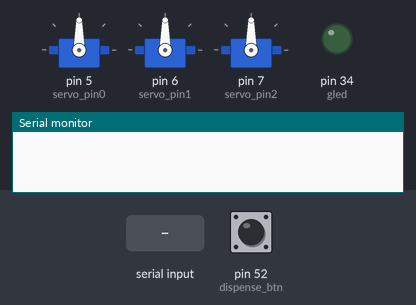
This sketch was run on a simulated Arduino Mega 2560, built with avr-gcc and run on an emulated ATmega2560. Parts: 3 × servo, output pins drawn as LEDs (lit = HIGH), the last lines printed to the serial monitor. The inputs (shaded band) are chosen by the test bench; at power-on: pin 52 (dispense_btn) HIGH.

Above: at 1.2 s.
1.3 s: pin 52 (dispense_btn) pulled LOW for 1 s
At 2.0 s:
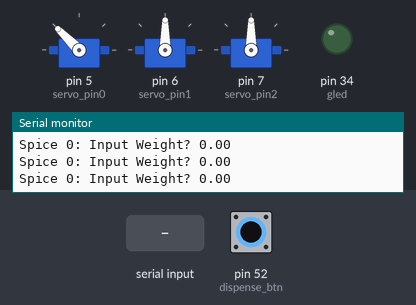
3.8 s: "90,45,200\n" received over Serial
At 4.7 s:
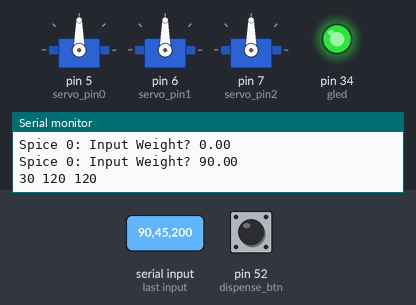
6.8 s: pin 52 (dispense_btn) pulled LOW for 3.2 s
At 11.6 s:
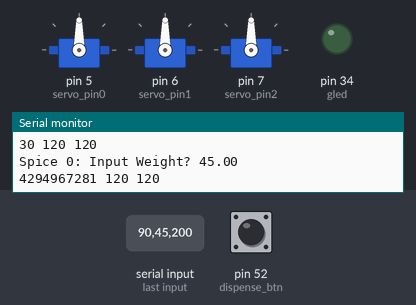
11.9 s: pin 52 (dispense_btn) pulled LOW for 0.15 s
At 13.1 s:
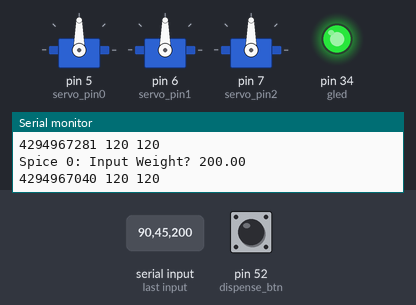
15.0 s: pin 52 (dispense_btn) driven LOW
At 16.6 s:
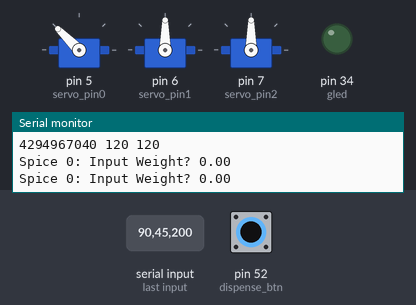
Timing chart, 0 to 18.1 s (numbered marks = the images above; inputs shaded):
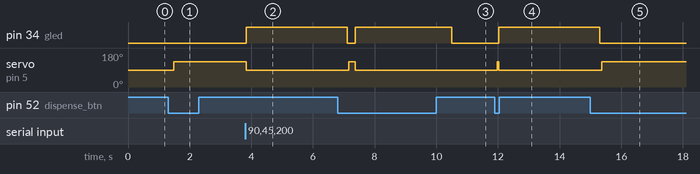

The sketch:

Dispense_SM.ino
```cpp
//Dispense SM

//servo library
#include <Servo.h>

//green led output
unsigned char gled = 34;

//initialize servo
unsigned char servo_pin0 = 5;
unsigned char servo_pin1 = 6;
unsigned char servo_pin2 = 7;

Servo servo0;
Servo servo1;
Servo servo2;

const unsigned long open_pos = 135; //initial position
const unsigned long close_pos = 90; //final position

//test dispense with btn input
unsigned char dispense_btn = 52;

//get input_weight with btn
//unsigned input_weight_btn;

//global variable
bool dispense = 0;
unsigned char spice = 0x01;
float input_weight;
float target_weight = 10;
bool done_dispense = 1;
unsigned long spice_amount[3] = {120, 120, 120}; //in grams

enum DispenseSM_states {D_Start, D_Wait, D_DispenseSpice0, D_DispenseSpice1, D_DispenseSpice2, D_GreenLED} D_state;

void DispenseSM_Tick() {
  //get dispense input
  bool dispense = (digitalRead(dispense_btn) == LOW);
  static unsigned char gled_counter = 0;

  //Serial.println(done_dispense);

  //transition
  switch(D_state) {
    case D_Start:
      D_state = D_Wait;
      break;

    case D_Wait:
      if (dispense && target_weight != 0) {
        if (spice == 0x01) {
          D_state = D_DispenseSpice0;

          servo0.write(open_pos);
          servo1.write(close_pos);
          servo2.write(close_pos);

          done_dispense = 0;

        }
        else if (spice == 0x02) {
          D_state = D_DispenseSpice1;

          servo0.write(close_pos);
          servo1.write(open_pos);
          servo2.write(close_pos);

          done_dispense = 0;
        }
        else if (spice == 0x04) {
          D_state = D_DispenseSpice2;

          servo0.write(close_pos);
          servo1.write(close_pos);
          servo2.write(open_pos);

          done_dispense = 0;
        }
        else {
          D_state = D_Wait;
        }

      }
      else {
        D_state = D_Wait;
      }

      break;

    case D_DispenseSpice0:

      Serial.print("Spice 0: Input Weight? ");
      if (Serial.available()) {
        input_weight = Serial.parseInt();
      }
      else {
        input_weight = 0;
      }

      Serial.println(input_weight);

      //get input_weight
      if (input_weight >= target_weight) {
        spice_amount[0] = spice_amount[0] - input_weight;
        D_state = D_GreenLED;
        gled_counter = 0;

        for (unsigned char i = 0; i < 3; i++ ) {
          Serial.print(spice_amount[i]);
          Serial.print(' ');
        }

        Serial.println();

      }
      else {
        D_state = D_DispenseSpice0;
      }

      break;

    case D_DispenseSpice1:

      Serial.print("Spice 1: Input Weight? ");

      //get input weight
      if (Serial.available()) {
        input_weight = Serial.parseInt();
      }
      else {
        input_weight = 0;
      }

      Serial.println(input_weight);

      if (input_weight >= target_weight) {
        spice_amount[1] = spice_amount[1] - input_weight;
        D_state = D_GreenLED;
        gled_counter = 0;

        for (unsigned char i = 0; i < 3; i++ ) {
          Serial.print(spice_amount[i]);
          Serial.print(' ');
        }

        Serial.println();
      }
      else {
        D_state = D_DispenseSpice1;
      }

      break;

    case D_DispenseSpice2:

      Serial.print("Spice 2: Input Weight? ");

      //get input weight
      if (Serial.available()) {
        input_weight = Serial.parseInt();
      }
      else {
        input_weight = 0;
      }

      Serial.println(input_weight);


      if (input_weight >= target_weight) {
        spice_amount[2] = spice_amount[2] - input_weight;
        D_state = D_GreenLED;
        gled_counter = 0;

        for (unsigned char i = 0; i < 3; i++ ) {
          Serial.print(spice_amount[i]);
          Serial.print(' ');
        }

        Serial.println();
      }
      else {
        D_state = D_DispenseSpice2;
      }

      break;

    case D_GreenLED:

      if (gled_counter < 25) {
        D_state = D_GreenLED;
      }
      else {
        D_state = D_Wait;
      }
      break;

    default:
      D_state = D_Start;
      break;

  }

  //action
  switch(D_state) {

    case D_Wait:
      done_dispense = 1;
      digitalWrite(gled, LOW);

      servo0.write(close_pos);
      servo1.write(close_pos);
      servo2.write(close_pos);

      break;

    case D_GreenLED:
      servo0.write(close_pos);
      servo1.write(close_pos);
      servo2.write(close_pos);

      digitalWrite(gled, HIGH);
      gled_counter++;

      break;

    default:
      break;
  }
}

void setup() {
  // put your setup code here, to run once:

  //initialize serial monitor
  Serial.begin(9600);

  //btn input
  pinMode(dispense_btn, INPUT_PULLUP);

  //led outputs
  pinMode(gled, OUTPUT);

  //initialize green led
  digitalWrite(gled, LOW);

  //initialize servos
  servo0.attach(servo_pin0);
  servo1.attach(servo_pin1);
  servo2.attach(servo_pin2);

  servo0.write(close_pos);
  servo1.write(close_pos);
  servo2.write(close_pos);
}

unsigned long D_prev_time = -200;

void loop() {
  // put your main code here, to run repeatedly:

  unsigned char current_time = millis();

  if(current_time - D_prev_time >= 200) {
    DispenseSM_Tick();
    D_prev_time = current_time;
  }

}
```

Measured:
- after the input at 1.3 s, servo on pin 5 (servo_pin0): 90° → 135° after 0.18 s
- after the input at 3.8 s, pin 34 (gled): LOW → HIGH at once; servo on pin 5 (servo_pin0): 135° → 90° at once
- after the input at 6.8 s, servo on pin 5 (servo_pin0): 90° → 135° after 0.37 s, → 90° 0.20 s later
- after the input at 11.9 s, pin 34 (gled): LOW → HIGH after 0.13 s; servo on pin 5 (servo_pin0): 90° → 135° after 0.08 s, → 90° 0.06 s later
- after the input at 15.0 s, servo on pin 5 (servo_pin0): 90° → 135° after 0.36 s
